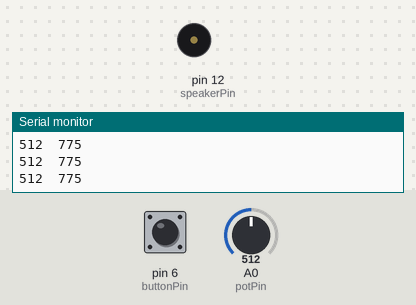
A sketch run on a simulated Arduino Uno, built with avr-gcc and run on an emulated ATmega328P. Shown: buzzer (waves = sounding), the last lines printed to the serial monitor. Inputs (shaded band) come from the test bench; at power-on: A0 (potPin) = 512, pin 6 (buttonPin) LOW.

Above: at 1.2 s.
1.3 s: A0 (potPin) set to 661
4.3 s: A0 (potPin) set to 689
7.3 s: pin 6 (buttonPin) pulled HIGH for 0.15 s
At 8.3 s:
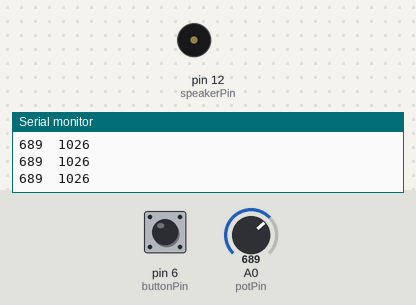
8.9 s: pin 6 (buttonPin) pulled HIGH for 1 s
At 9.76 s:
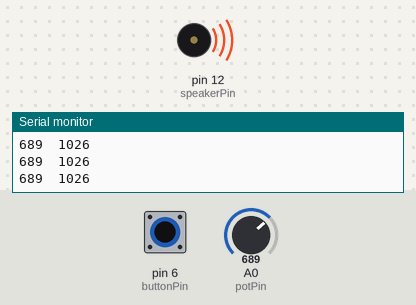
12.9 s: pin 6 (buttonPin) pulled HIGH for 3.2 s
Timing chart, 0 to 15.9 s (numbered marks = the images above; inputs shaded):
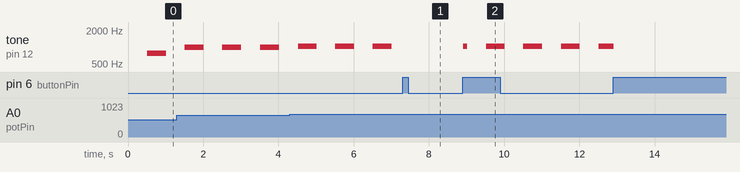

The sketch:

W07-08-tonesAndTimers.ino
```cpp
// W07-08-tonesAndTimers
// pot controls tone that pulses -- on/off for timed periiod

int potPin = A0;
int potPosition = 0;

int speakerPin = 12; // where is the circuit?

//// postion limits for mapping
int potLow = 0;    // adjust both of these for your context
int potHigh = 1023;

// tone variables
int toneLow  = 50;     // tune to your desired frequency range
int toneHigh = 1500;

int toneToPlay;  // which tone
boolean playNote = 0;
boolean PRESSED = 1;

// button Variables -- for mute function!
int buttonPin = 6;
int buttonState = 0;
int lastButtonState = 0;
boolean isPlaying = 1;

// timer variables
unsigned long currentTime = 0;
unsigned long toneInterval = 500; // try the long and short
unsigned long toneStart = 0;

void setup() {

  pinMode(potPin, INPUT);
  pinMode(speakerPin, OUTPUT);

  Serial.begin(9600);
}

void loop() {

  // READ sensors
  potPosition = analogRead(potPin);
  buttonState = digitalRead(buttonPin);

  // timer for tone change
  currentTime = millis();

  // timer for note pulses
  if ( currentTime - toneStart  > toneInterval ) {
     playNote = !playNote; // toggle note on/off

     // integrate sensor states
     toneToPlay = map(potPosition, potLow, potHigh, toneLow, toneHigh);

     toneStart += toneInterval; // reset timer
  }

  // look for button press
  if ( buttonState == PRESSED && lastButtonState == !PRESSED) {
    // raising edge !
    isPlaying = !isPlaying; // toggle mute
  }

  // try uncommenting the map function for tone here -- what changes?
  // integrate sensor states
    // toneToPlay = map(potPosition, potLow, potHigh, toneLow, toneHigh);


  // take action
  Serial.print(potPosition);
  Serial.print('\t');
  Serial.print(toneToPlay);
  Serial.print('\t');

  //take action
  if ( playNote && isPlaying){
    tone(speakerPin, toneToPlay);
  } else {
    noTone(speakerPin);
  }

  Serial.println();
  lastButtonState = buttonState;

} // end loop
```

Measured:
- after the input at 7.3 s, tone on pin 12 (speakerPin): stays silent (without the input it goes to 1026 Hz after 0.22 s)
- after the input at 8.9 s, tone on pin 12 (speakerPin): silent → 1026 Hz at once, then repeats every 1.0 s: silent 0.50 s, 1026 Hz 0.49 s
- by itself, tone on pin 12 (speakerPin): alternates 1026 Hz for 0.50 s and silent for 0.50 s
